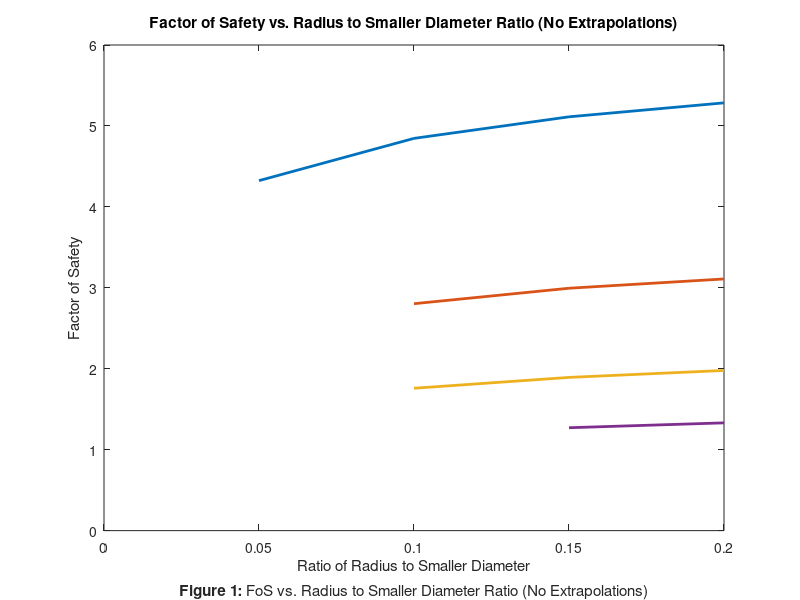

Write MATLAB code to recreate this figure.
%% RAHUL GOYAL LAB5
% ME 328 Fall 2018 - Lab Assignment #5
%
% *Author:* RAHUL GOYAL
%
% California Polytechnic State University, San Luis Obispo, CA
%
% *Date Created:* December 04, 2018
%
% *Date Modified:* December 11, 2018
%
% *Description:*
% The critical section for fatigue failure on a shaft has been determined
% to be the location of the notch radius. To aid in the design of the shaft
% generate curves showing the effect on the factor of safety of varying the
% diameter of the stepped down portion, d, and the radius of the notch, r.



%% Reset
close all;
clear all;
clc;



%% Constants / Given Values

% Ratios of larger diameter to smaller diameter
D_d = [1.25, 1.5, 1.75, 2.0, 2.25, 2.5];
% Ratios of radius to smaller diameter
r_d = [0.05, 0.10, 0.15, 0.20];



%% Input Parameters

D = 3;                          % Larger diameter (in)
L = 5;                          % Shaft length (in)
a = 10;                         % Lever length (in)
P_a = 0.75;                     % Alternating force (kips)
P_m = 1.5;                      % Mean force (kips)

S_ut = 210;                     % Strength, ultimate (ksi)
S_y  = 180;                     % Strength, yield (ksi)

% k_a = 1.34*S_ut^-0.085;         % Surface Factor (ground)
k_a = 2.70*S_ut^-0.265;         % Surface Factor (machined)



%% Analysis

% Create factor of safety matrix
FoS = zeros(length(D_d), length(r_d));

S_ep = S_ut / 2;                % Endurance Limit Prime (ksi)
if S_ep > 100
    S_ep = 100;
end

k_c = 1;                        % Loading Factor
k_d = 1;                        % Temperature Factor
k_e = 1;                        % Reliability Factor

for i = 1:length(D_d)
    
    d = D / D_d(i);                 % Smaller diameter (in)
    
    % Size Factor (k_b)
    if (0.11 <= d) && (d <= 2)
        k_b = (d/0.3)^-0.107;
    elseif (0.2 < d) && (d <= 10)
        k_b = 0.91*d^-0.157;
    else
        k_b = 0;
        disp("Stepped-down diameter out of range for k_b calculation!");
        disp("The stepped-down diameter is: " + d);
    end
    
    % Enduance Limit (ksi)
    S_e = S_ep * k_a * k_b * k_c * k_d * k_e;
    
    % Alternating Stresses (ksi)
    % Stress from Bending [M * c / I] (ksi)
    sigma_a = (P_a*L) * (d/2) / (pi/4*(d/2)^4);
    % Stress from Torsion [T * r / J] (ksi)
    tau_a = (P_a*a) * (d/2) / (pi/2*(d/2)^4);
    % Alternating Stress Prime (ksi)
    % Changes with notch radius, calculated below.

    % Mean Stresses (ksi)
    % Stress from Bending ]M * c / I] (ksi)
    sigma_m = (P_m*L) * (d/2) / (pi/4*(d/2)^4);
    % Stress from Torsion [T * r / J] (ksi)
    tau_m = (P_m*a) * (d/2) / (pi/2*(d/2)^4);
    % Mean Stress Prime (ksi)
    sigma_mp = sqrt(sigma_m^2 + 3*tau_m^2);
    
    % Miscellaneous Factors (k_f)
    h = (D - d) / 2;                % Step height (in)   
    for j = 1:length(r_d)
        r = r_d(j) * d;                 % Notch radius (in)
        
        % Stress Concentration Factor
        % https://www.amesweb.info/
        % StressConcentrationFactor/SteppedShaftWithShoulderFillet.aspx
        
        % Bending
        if (0.1 <= h/r) && (h/r <= 2.0)
            C_1 =  0.947 + 1.206*sqrt(h/r) - 0.131*h/r;
            C_2 =  0.022 - 3.405*sqrt(h/r) + 0.915*h/r;
            C_3 =  0.869 + 1.777*sqrt(h/r) - 0.555*h/r;
            C_4 = -0.810 + 0.422*sqrt(h/r) - 0.260*h/r;
            k_t = C_1 + C_2*(2*h/D) + C_3*(2*h/D)^2 + C_4*(2*h/D)^3;
        elseif (2.0 < h/r) && (h/r <= 20.0)
            C_1 =  1.232 + 0.832*sqrt(h/r) - 0.008*h/r;
            C_2 = -3.813 + 0.968*sqrt(h/r) - 0.260*h/r;
            C_3 =  7.423 - 4.868*sqrt(h/r) + 0.869*h/r;
            C_4 = -3.839 + 3.070*sqrt(h/r) - 0.600*h/r;
            k_t = C_1 + C_2*(2*h/D) + C_3*(2*h/D)^2 + C_4*(2*h/D)^3;            
        else
            k_t = 0;            
            disp("h/r ratio out of range for k_t calculation!");
            disp("The h/r ratio is: " + h/r);
        end
        
        % Torsion
        if (0.25 <= h/r) && (h/r <= 4.0)
            C_1 =  0.905 + 0.783*sqrt(h/r) - 0.075*h/r;
            C_2 = -0.437 - 1.969*sqrt(h/r) + 0.553*h/r;
            C_3 =  1.557 + 1.073*sqrt(h/r) - 0.578*h/r;
            C_4 = -1.061 + 0.171*sqrt(h/r) + 0.086*h/r;
            k_ts = C_1 + C_2*(2*h/D) + C_3*(2*h/D)^2 + C_4*(2*h/D)^3;
%         elseif h/r > 4.0
%             C_1 =  0.905 + 0.783*sqrt(h/r) - 0.075*h/r;
%             C_2 = -0.437 - 1.969*sqrt(h/r) + 0.553*h/r;
%             C_3 =  1.557 + 1.073*sqrt(h/r) - 0.578*h/r;
%             C_4 = -1.061 + 0.171*sqrt(h/r) + 0.086*h/r;
%             k_ts = C_1 + C_2*(2*h/D) + C_3*(2*h/D)^2 + C_4*(2*h/D)^3;
        else
            k_ts = 0;            
            disp("h/r ratio out of range for k_ts calculation!");
            disp("The h/r ratio is: " + h/r);
        end
        
        % Notch Sensitivity
        % Bending
        sqrt_a = 0.246 - 3.08E-3*S_ut + 1.51E-5*S_ut^2 - 2.67E-8*S_ut^3;
        q = 1 / (1 + sqrt_a/sqrt(r));
        if k_t
            k_f = q*(k_t - 1) + 1;
        else
            k_f = 0;
        end
        % Torsion
        sqrt_as = 0.190 - 2.51E-3*S_ut + 1.35E-5*S_ut^2 - 2.67E-8*S_ut^3;
        qs = 1 / (1 + sqrt_as/sqrt(r));
        if k_ts
            k_fs = qs*(k_ts - 1) + 1;
        else
            k_fs = 0;
        end
        
        % Alternating Stress Prime (ksi)
        sigma_ap = sqrt((k_f*sigma_a)^2 + 3*(k_fs*tau_a)^2);
        
        % Factor of Safety (Modified Goodman)
        if k_b && k_f && k_fs
            FoS_MG = (sigma_ap/S_e + sigma_mp/S_ut)^-1;
        else
            FoS_MG = 0;
        end
        
        % Factor of Safety (Langer Static Yield)
        FoS_LSY = S_y / (sigma_ap + sigma_mp);
        
        % Factor of Safety
        FoS(i, j) = min(FoS_MG, FoS_LSY);
        if ~FoS(i, j)
            FoS(i, j) = NaN;
        end
        
    end
end

% Plot
plot(r_d, FoS, 'LineWidth', 2);
title("Factor of Safety vs. Radius to Smaller Diameter Ratio (No Extrapolations)");
xlabel({'Ratio of Radius to Smaller Diameter'
        ''
        % Figure label
        '\bfFigure 1: \rmFoS vs. Radius to Smaller Diameter Ratio (No Extrapolations)'});
ylabel("Factor of Safety");
